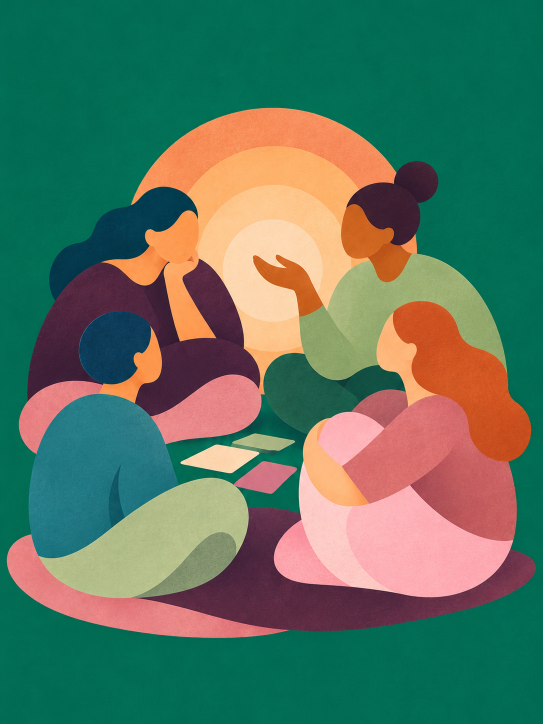
#> input picture assets/colour-testing/reference.png, 1086 x 1448 px (shown at 1/2 size)
$ python build-community-grain.py
#> lines starting #> are read from the running program, lines starting #| are printed output that depends on the picture
"""Portrait-sized continuation of the existing refined pigment experiment.

Uses the same spectral synthesis method as build-colour-refinement.py, with a
new seed and a full 1086 by 1448 field so it is not stretched or tiled.
"""
from pathlib import Path
import numpy as np
from PIL import Image

root = Path(__file__).resolve().parents[1]
reference = np.asarray(Image.open(root / 'assets/colour-testing/reference.png').convert('RGB'), float)
sample = reference[835:899, 155:219].mean(axis=2)
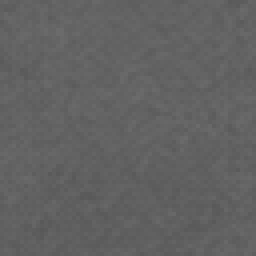
#> sample: shape (64, 64) float64 (shown 4 times larger); min 88.33, max 107.7, mean 98.3
def normal(a): return (a-a.mean())/max(a.std(), 1e-8)
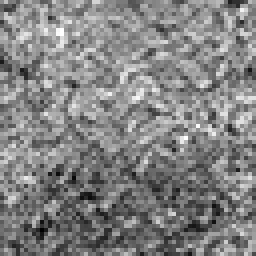
#> returned value: shape (64, 64) float64 (shown 4 times larger); min -3.24, max 3.07, mean -3.11e-15; drawn with min black and max white
def blur(a, radius):
    fy, fx = np.fft.fftfreq(a.shape[0])[:,None], np.fft.fftfreq(a.shape[1])[None,:]
    return np.fft.ifft2(np.fft.fft2(a)*np.exp(-2*np.pi**2*radius**2*(fx*fx+fy*fy))).real
power = abs(np.fft.fft2(normal(sample)*np.outer(np.hanning(64),np.hanning(64))))**2
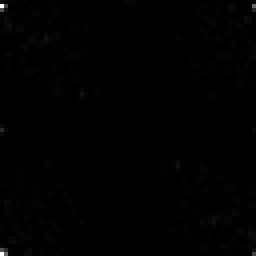
#> power: shape (64, 64) float64 (shown 4 times larger); min 0.0575, max 98284.4, mean 495.4; drawn with min black and max white
power = np.maximum(blur(power,1.1),1e-6)
extended = np.pad(np.fft.fftshift(power),((0,1),(0,1)),mode='wrap')
frequencies = np.linspace(-.5,.5,65)
along = np.array([np.interp(np.fft.fftshift(np.fft.fftfreq(1086)),frequencies,row) for row in extended])
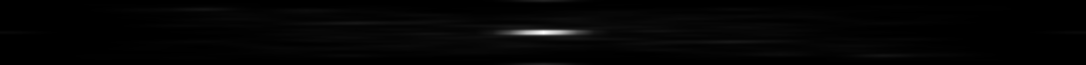
#> along: shape (65, 1086) float64; min 3.58, max 28178.9, mean 491.2; drawn with min black and max white
interpolated = np.array([np.interp(np.fft.fftshift(np.fft.fftfreq(1448)),frequencies,col) for col in along.T]).T
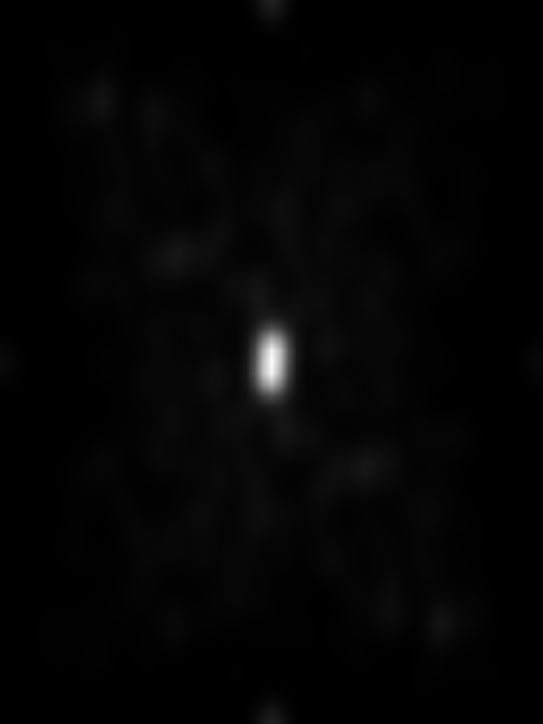
#> interpolated: shape (1448, 1086) float64 (shown at 1/2 size); min 3.58, max 28178.9, mean 495.4; drawn with min black and max white
rng = np.random.default_rng(20261106)
field = np.fft.ifft2(np.fft.fft2(rng.normal(size=(1448,1086)))*np.sqrt(np.fft.ifftshift(interpolated))).real
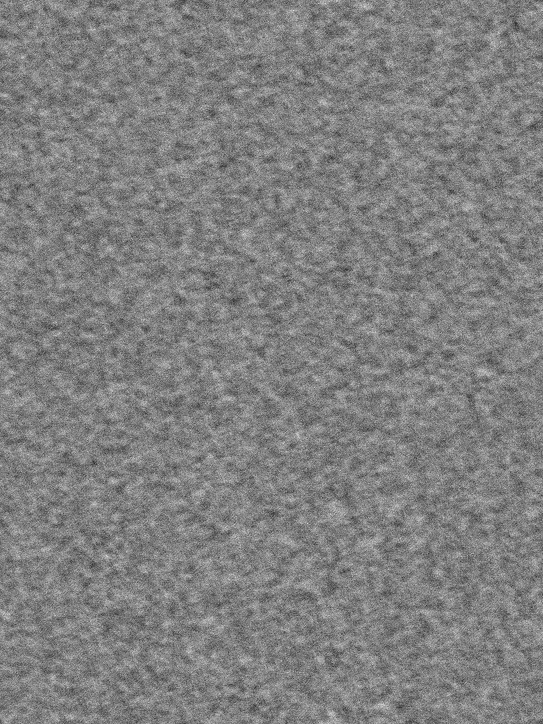
#> field: shape (1448, 1086) float64 (shown at 1/2 size); min -108.5, max 107.1, mean 0.1; drawn with min black and max white
density = np.clip(1+.13*normal(blur(rng.normal(size=field.shape),19)),.65,1.35)
pixels = np.rint(np.clip(128+normal(normal(field)*density)*24,0,255)).astype('uint8')
Image.fromarray(pixels).save(root / 'assets/colour-testing/community-grain.webp',lossless=True,method=6)
print('Created full-size portrait grain with new phases and no repeated tiles.')
